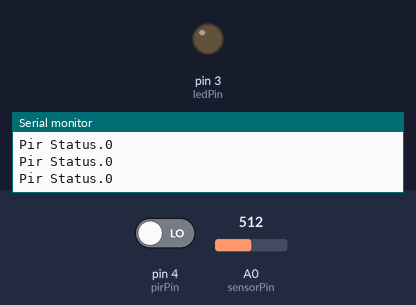
The sketch below on a simulated Arduino Uno, built with avr-gcc and run on an emulated ATmega328P. On the bench: output pins drawn as LEDs (lit = HIGH), the last lines printed to the serial monitor. The test bench sets the inputs (shaded band); at power-on: pin 4 (pirPin) LOW, A0 (sensorPin) = 512.

Above: at 1.3 s.
1.4 s: pin 4 (pirPin) driven HIGH
At 1.8 s:
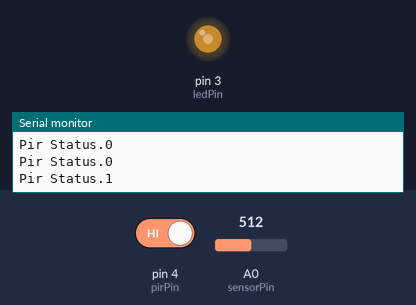
Timing chart, 0 to 4.4 s (numbered marks = the images above; inputs shaded):
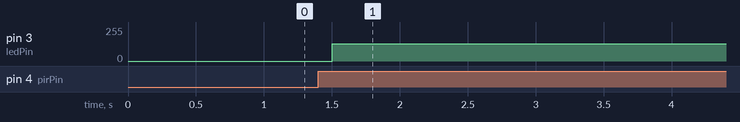

Measured:
- after the input at 1.4 s, pin 3 (ledPin): 0/255 → 128/255 after 0.10 s

The sketch:

code.ino
```cpp
const int sensorPin = A0;
const int pirPin=4;
const int ledPin=3;
int sensorValue = 0;
int outValue=0;


void setup()
{
  pinMode(pirPin,INPUT);
  pinMode(ledPin,OUTPUT);
  Serial.begin(9600);
}
void loop()
{
  static bool toggle=0;
  static int pirValue;
  pirValue=digitalRead(pirPin);
  Serial.print("Pir Status.");
  Serial.println(pirValue);
  sensorValue = analogRead(sensorPin);
  outValue= 255-map(sensorValue,0,1023,0,255);
  if(pirValue==1){
    toggle=!toggle;
    if(toggle==1){
       analogWrite(ledPin,outValue);
    }
    else{
      analogWrite(ledPin,0);
    }
    while(digitalRead(pirPin)==1);
  }
   if(toggle==1){
       analogWrite(ledPin,outValue);
   }
  delay(500);
}
```
